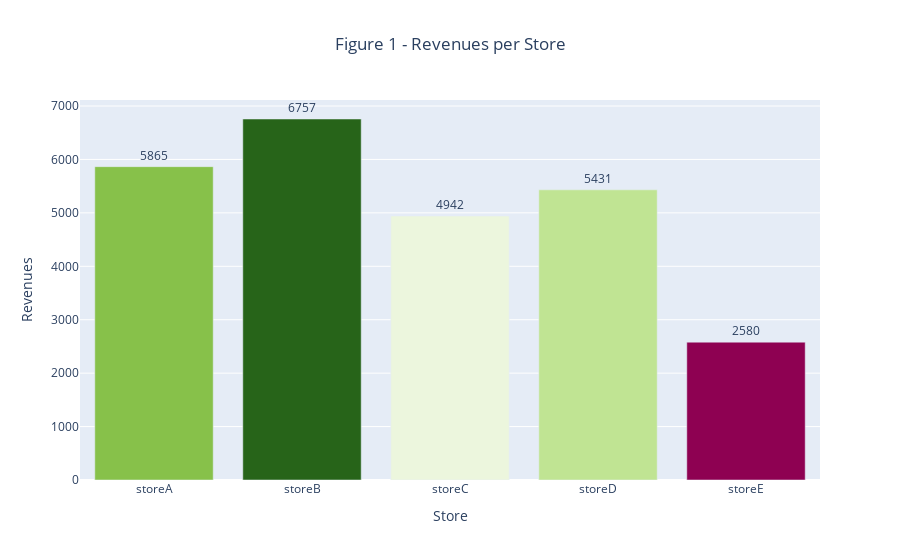

Notebook code cell kept with this figure:
### Markdown cell above
### Checking which store sells the most on average

### Code cell
# Plotting Revenues per Store
value = data.mean().round(0)
label = data.columns
trace = go.Bar(y=value, 
               x=label,text = value,textposition= "outside",
               marker={'color': value,
                   'colorscale': 'PiYG'})
layout = go.Layout(title="Figure 1 - Revenues per Store", 
                   xaxis={'title' : "Store"},
                  yaxis={'title' : "Revenues"},
                  title_x=0.5)
fig = go.Figure(data=trace, layout=layout)
iplot(fig)
fig.show('png')

### Figure 1 — Plotly figure (JSON) as saved in the notebook; plotly's stock layout.template omitted (floating-point values rounded to 4 significant figures)
{"data": [{"marker": {"color": [5865, 6757, 4942, 5431, 2580], "colorscale": [[0, "rgb(142,1,82)"], [0.1, "rgb(197,27,125)"], [0.2, "rgb(222,119,174)"], [0.3, "rgb(241,182,218)"], [0.4, "rgb(253,224,239)"], [0.5, "rgb(247,247,247)"], [0.6, "rgb(230,245,208)"], [0.7, "rgb(184,225,134)"], [0.8, "rgb(127,188,65)"], [0.9, "rgb(77,146,33)"], [1, "rgb(39,100,25)"]]}, "text": [5865, 6757, 4942, 5431, 2580], "textposition": "outside", "type": "bar", "x": ["storeA", "storeB", "storeC", "storeD", "storeE"], "y": [5865, 6757, 4942, 5431, 2580]}], "layout": {"title": {"text": "Figure 1 - Revenues per Store", "x": 0.5}, "xaxis": {"title": {"text": "Store"}}, "yaxis": {"title": {"text": "Revenues"}}}}
